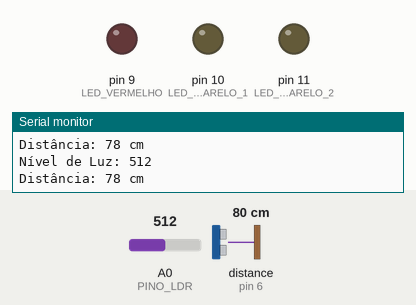
A program run on a simulated Arduino Uno, built with avr-gcc and run on an emulated ATmega328P. On the bench: output pins drawn as LEDs (lit = HIGH), the last lines printed to the serial monitor. Wiring (inferred from the names in the program): ultrasonic range finder: trigger pin 7; echo pin 6. The test bench sets the inputs (shaded band); at power-on: distance to the obstacle (sensor on pin 6) 80 cm, A0 (PINO_LDR) = 512. The echo pulse lasts 58.3 µs per cm; random numbers use the default seed unless the program sets one; pins used as bus, display or sensor lines are not drawn.

Above: at 1.2 s.
1.3 s: distance to the obstacle (sensor on pin 6) set to 12 cm
4.3 s: distance to the obstacle (sensor on pin 6) set to 9 cm
At 5.92 s:
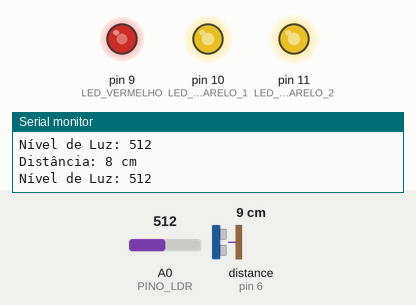
7.3 s: A0 (PINO_LDR) set to 466
At 8.05 s:
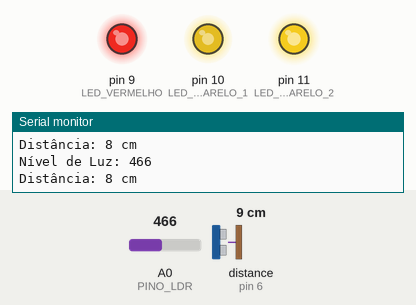
10.3 s: A0 (PINO_LDR) set to 437
At 12.18 s:
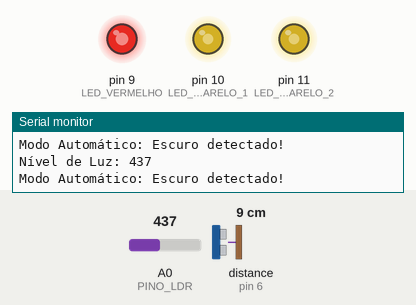
13.3 s: A0 (PINO_LDR) set to 0
Timing chart, 0 to 17.3 s (numbered marks = the images above; inputs shaded):
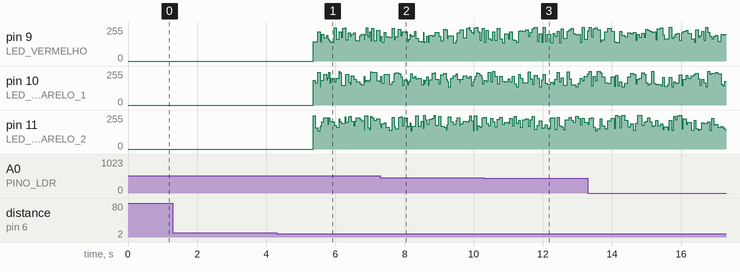

The program:

main.cpp
```cpp
#include <Arduino.h>


//---
// Definições (como se fossem apelidos para os pinos)
//---
#define LED_VERMELHO 9
#define LED_AMARELO_1 10
#define LED_AMARELO_2 11

#define PINO_TRIGGER 7 // Pino que "dispara" o som
#define PINO_ECHO 6    // Pino que "escuta" o som

#define PINO_LDR A0
#define LIMIAR_LUZ 450 // Nível de escuridão para ligar o fogo automático


//---
// Variáveis Globais (dados que todos podem usar)
//---
bool fogoEstaLigado = false;
bool maoEstaPerto = false;
bool maoEstavaPertoAntes = false;

//---
// Funções (pequenas tarefas que o Arduino pode fazer)
//---

// Função para acender e apagar o fogo
void controlarFogo(bool ligar) {
  if (ligar) {
    // Simulação de fogo: LEDs pulsam de forma aleatória
    analogWrite(LED_VERMELHO, random(120) + 136);
    analogWrite(LED_AMARELO_1, random(120) + 136);
    analogWrite(LED_AMARELO_2, random(120) + 136);
    delay(random(100));
  } else {
    // Apaga todos os LEDs
    analogWrite(LED_VERMELHO, 0);
    analogWrite(LED_AMARELO_1, 0);
    analogWrite(LED_AMARELO_2, 0);
  }
}

// Função para verificar se está escuro
bool estaEscuro() {
  int nivelDeLuz = analogRead(PINO_LDR);
  Serial.print("Nível de Luz: ");
  Serial.println(nivelDeLuz);
  return nivelDeLuz < LIMIAR_LUZ;
}

// Função para medir a distância de um objeto
int medirDistancia() {
  // Dispara o som
  digitalWrite(PINO_TRIGGER, LOW);
  delayMicroseconds(2);
  digitalWrite(PINO_TRIGGER, HIGH);
  delayMicroseconds(10);
  digitalWrite(PINO_TRIGGER, LOW);

  // Calcula a distância baseada no tempo que o som leva para voltar
  long duracao = pulseIn(PINO_ECHO, HIGH);
  int distanciaCM = duracao * 0.034 / 2;

  Serial.print("Distância: ");
  Serial.print(distanciaCM);
  Serial.println(" cm");

  return distanciaCM;
}

//---
// setup() - Onde o programa começa (só roda uma vez)
//---
void setup() {
  // Diz ao Arduino quais pinos são para saída de energia
  pinMode(LED_VERMELHO, OUTPUT);
  pinMode(LED_AMARELO_1, OUTPUT);
  pinMode(LED_AMARELO_2, OUTPUT);

  // Diz ao Arduino quais pinos são para o sensor ultrassônico
  pinMode(PINO_TRIGGER, OUTPUT);
  pinMode(PINO_ECHO, INPUT);

  // Inicia a comunicação para ver as mensagens no computador
  Serial.begin(9600);
}

//---
// loop() - Onde o programa se repete para sempre
//---
void loop() {
  // Verifica se está escuro
  if (estaEscuro()) {
    // Se estiver escuro, o fogo fica ligado no modo "automático"
    fogoEstaLigado = true;
    Serial.println("Modo Automático: Escuro detectado!");
  } else {
    // Se estiver claro, usa o sensor de distância
    int distancia = medirDistancia();
    maoEstaPerto = (distancia < 10);

    // Detecta se a mão se aproximou (bordas de subida)
    if (maoEstaPerto && !maoEstavaPertoAntes) {
      // Se a mão se aproximou, muda o estado do fogo
      fogoEstaLigado = !fogoEstaLigado;
      delay(1000); // Espera um pouco para não "piscar" o fogo sem querer
    }
    maoEstavaPertoAntes = maoEstaPerto;
  }

  // Finalmente, acende ou apaga o fogo de acordo com o estado atual
  controlarFogo(fogoEstaLigado);
}
```

Measured:
- the behaviour switches between 11 and 10 cm on distance to the obstacle (sensor on pin 6) (found by bisection; images 0 and 1)
- the behaviour switches between 450 and 449 on A0 (PINO_LDR) (found by bisection; images 2 and 3)
